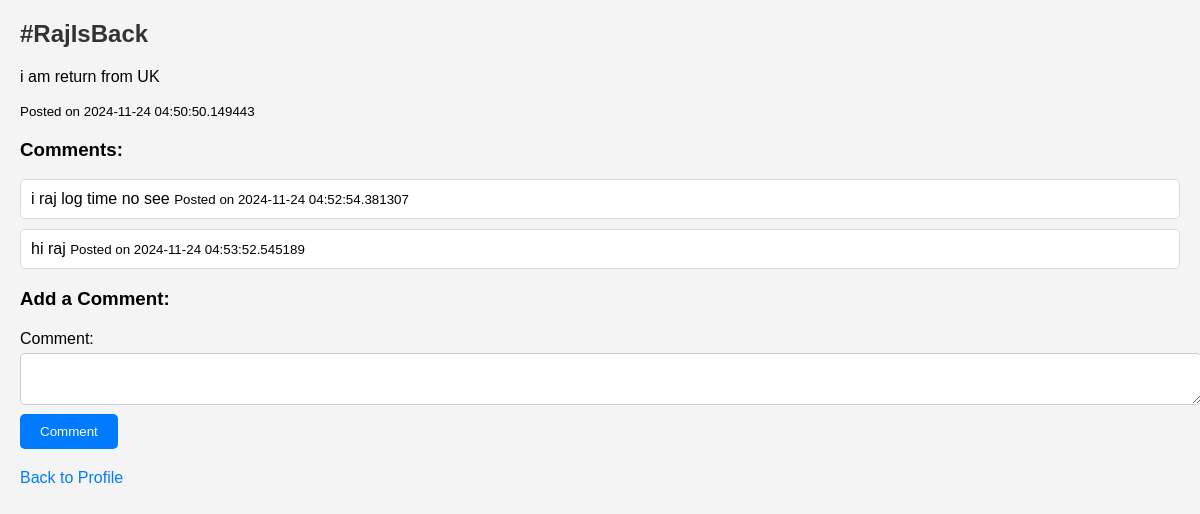
Screenshot of /post/2 with the database file from the repository.
### app.py (models this page shows)
class Post(db.Model):
    id = db.Column(db.Integer, primary_key=True)
    title = db.Column(db.String(150), nullable=False)
    content = db.Column(db.Text, nullable=False)
    timestamp = db.Column(db.DateTime, default=datetime.utcnow)
    user_id = db.Column(db.Integer, db.ForeignKey('user.id'), nullable=False)
    comments = db.relationship('Comment', backref='post', lazy=True)

class Comment(db.Model):
    id = db.Column(db.Integer, primary_key=True)
    content = db.Column(db.Text, nullable=False)
    timestamp = db.Column(db.DateTime, default=datetime.utcnow)
    post_id = db.Column(db.Integer, db.ForeignKey('post.id'), nullable=False)

### app.py (the view, shortened to what this page needs)
@app.route('/post/<int:post_id>', methods=['GET', 'POST'])
def post_details(post_id):
    post = Post.query.get_or_404(post_id)
    harassment_alert = None  # Initialize harassment alert
    return render_template(
        'post_details.html',
        post=post,
        harassment_alert=harassment_alert
    )

### templates/post_details.html (shortened to what this page needs)
{% extends "base.html" %}
{% block content %}
<h2>{{ post.title }}</h2>
<p>{{ post.content }}</p>
<small>Posted on {{ post.timestamp }}</small>
<h3>Comments:</h3>
<ul>
    {% for comment in post.comments %}
        <li>
            {{ comment.content }}
            <small>Posted on {{ comment.timestamp }}</small>
        </li>
    {% endfor %}
</ul>
<h3>Add a Comment:</h3>
<form method="POST">
    <label for="content">Comment:</label>
    <textarea id="content" name="content" required></textarea>
    <br>
    <button type="submit">Comment</button>
</form>
<a href="{{ url_for('home') }}">Back to Profile</a>
{% endblock %}

### static/css/styles.css (style rules this page uses)
body { font-family: Arial, sans-serif; margin: 20px; padding: 0; background-color: #f4f4f4; }
h2 { color: #333; }
form { margin: 20px 0; }
input, textarea { margin: 5px 0; padding: 10px; width: 100%; border: 1px solid #ccc; border-radius: 5px; }
button { padding: 10px 20px; background-color: #007BFF; color: #fff; border: none; border-radius: 5px; cursor: pointer; }
ul { list-style-type: none; padding: 0; }
li { margin: 10px 0; padding: 10px; background: #fff; border: 1px solid #ddd; border-radius: 5px; }
a { color: #007BFF; text-decoration: none; }

### rows the page displays
Post: title "#RajIsBack", content "i am return from UK", timestamp "2024-11-24 04:50:50.149443"
Comment: content "i raj log time no see", timestamp "2024-11-24 04:52:54.381307"
Comment: content "hi raj", timestamp "2024-11-24 04:53:52.545189"
